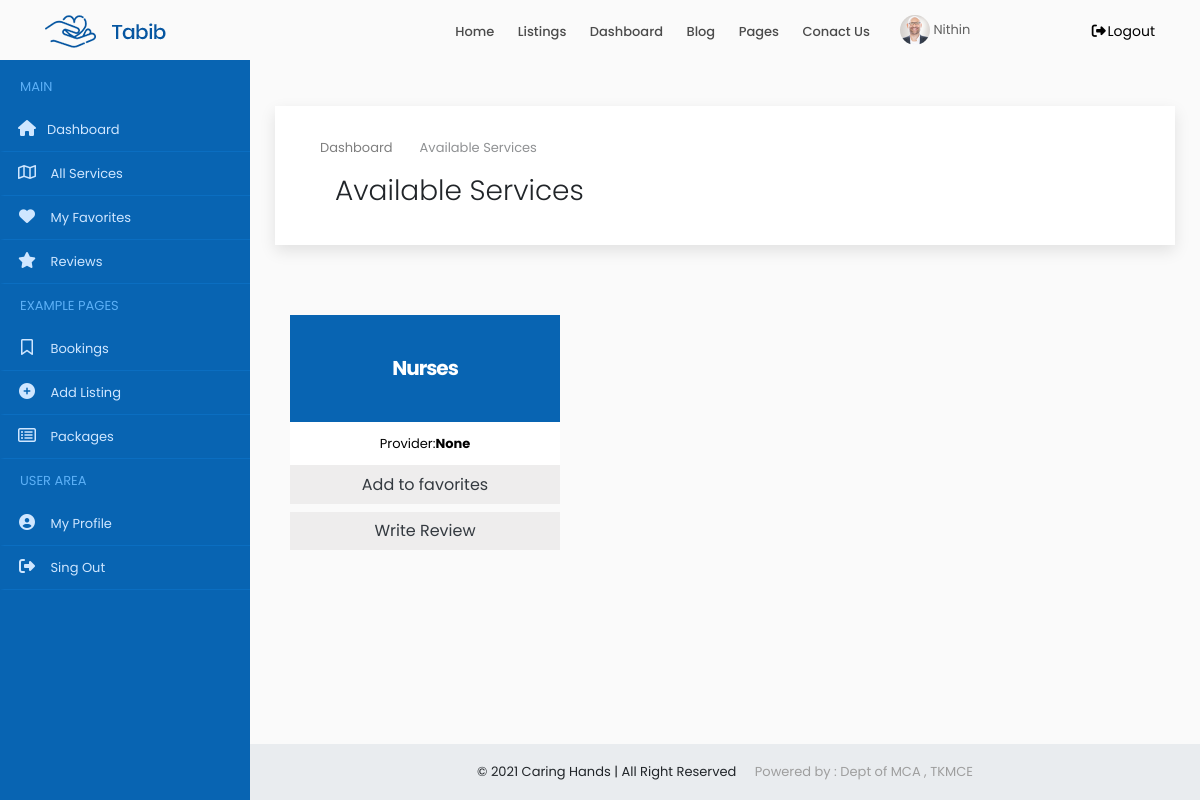
Page /user/services/ (signed in) on the earlier database version.
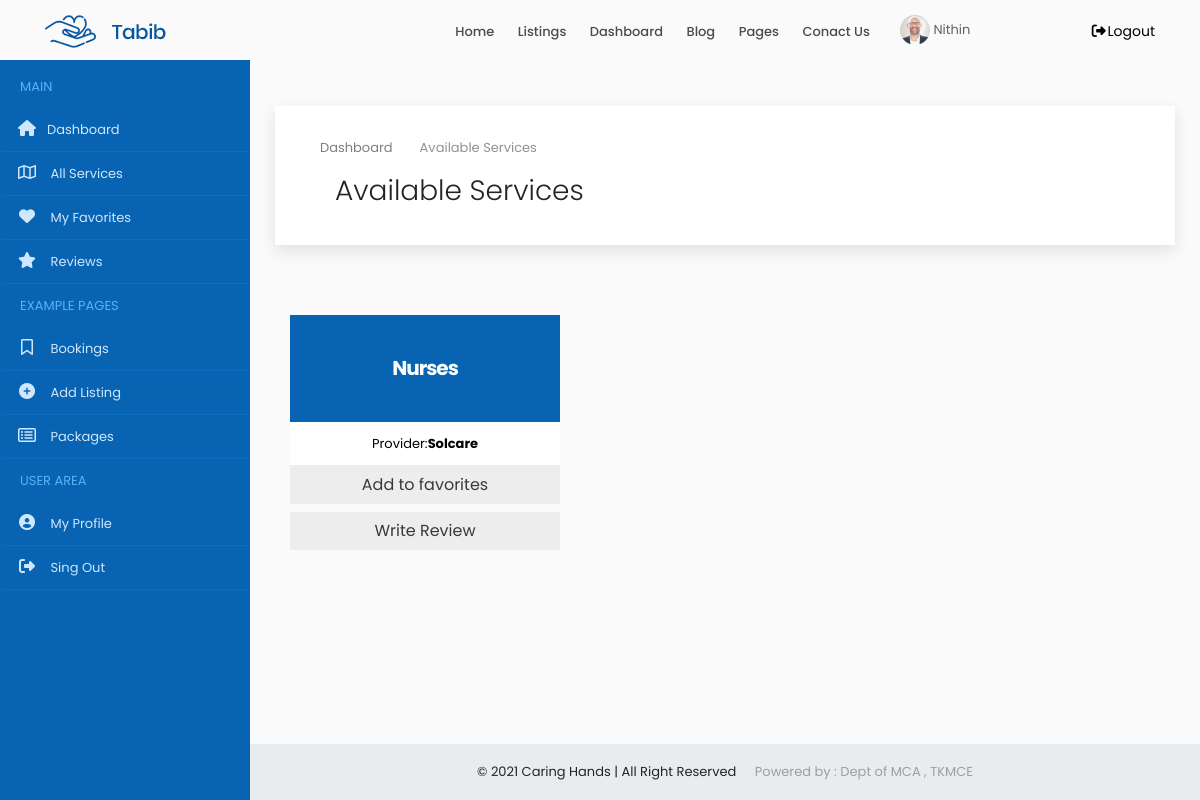
Same page on the later database version.
### accounts/models.py (models this page shows, shortened)
class ProviderService(models.Model):
    user = models.ForeignKey(Users,on_delete=models.CASCADE,null=True, blank=True)
    service = models.ForeignKey(Service, on_delete=models.CASCADE,null=True, blank=True)
    count = models.IntegerField(null=True, blank=True)
    cost = models.IntegerField()

class Users(models.Model):
    user = models.ForeignKey(User,on_delete=models.CASCADE)
    name = models.CharField(max_length=150)
    email = models.EmailField(max_length=200,null=True, blank=True)
    organization = models.CharField(max_length=250,null=True, blank=True)
    mob = models.CharField(max_length=12)
    sex = models.CharField(max_length=10,choices=gender,default='Male')
    house = models.CharField(max_length=100,null=True, blank=True)
    street1 =models.CharField(max_length=100,null=True, blank=True)
    street2 =models.CharField(max_length=100,null=True, blank=True)
    city = models.CharField(max_length=100,null=True, blank=True)
    district = models.CharField(max_length=100,null=True, blank=True)
    state = models.CharField(max_length=100,null=True,choices=states, blank=True)
    pin = models.CharField(max_length=100,null=True,blank=True)
    age = models.IntegerField(null=True, blank=True)
    type = models.CharField(max_length=20,choices=user_type)
    approval = models.CharField(max_length=20,choices=approval_choices,default='Pending')
    document = models.FileField(upload_to='documents',null=True, blank=True)

class Service(models.Model):
    category = models.CharField(max_length=250)
    providers = models.IntegerField(null=True, blank=True)
    users = models.IntegerField(null=True, blank=True)

### accounts/views.py (the view)
# urls.py: path('user/services/',PublicService.as_view(), name='user_services'),
class PublicService(View):
    def get(self, request):
        x= UserCheck(request)
        if x == True:
            user = request.user
            account = Users.objects.get(user=user)
            services = ProviderService.objects.all()
            products = SubProduct.objects.all()
            context = {'account': account,'services': services,'products':products}
            return render(request, 'user/services.html',context)
        else:
            return redirect('home')

### accounts/functions.py (called while the page is built)
def UserCheck(request):
    user = request.user
    if user.is_authenticated:
        try:
            u = Users.objects.get(user=user)
            if u.type == 'public':
                return (True)
            else:
                return (False)
        except:
            return (False)
    else:
        return (False)

### accounts/templates/user/services.html (shortened to what this page needs)
{% extends 'common/dashboard_main.html' %}
{% load static %}
{% block content %}
{% include 'common/header.html' %}
{% include 'user/sidenav.html' %}
<div class="content-wrapper">
<div class="container-fluid overflow-hidden">
    <div class="row margin-tb-90px margin-lr-10px sm-mrl-0px">
        <div id="page-title" class="padding-30px background-white full-width box-shadow">
            <div class="container">
                <ol class="breadcrumb opacity-5">
                    <li><a href="{% url 'home' %}">Dashboard</a></li>
                    <li class="active">Available Services</li>
                </ol>
                <div class="container-fluid">
                    <div class="row">
                        <div class="col-6">
                            <h1 class="font-weight-300">Available Services</h1>
                        </div>
                        <div class="col-6">
                        </div>
                    </div>
                </div>
            </div>
        </div>
        <div class="container-fluid">
            <div class="row" style="margin-top:40px">
                {% for i in services %}
                <div class="col-lg-4 col-md-4  col-sm-6 sm-mb-40px wow fadeInUp" data-wow-delay="0.2s" style="visibility: visible; animation-delay: 0.2s; animation-name: fadeInUp;margin-top: 30px;">
                    <a href="#" data-toggle="modal" data-target="#addservice_{{i.id}}">
                        <div class="pricing hover-effect">
                            <div class="pricing-head text-center">
                                <h3 class="font-weight-700 padding-40px background-main-color margin-0px text-white">
                                    <span class=" z-index-2 position-relative d-block">{{i.service.category|title}}
                                    </span>
                                </h3>
                            </div>
                            <ul class="pricing-content text-center list-unstyled background-white">
                                <li>Provider:<strong>{{i.user.organization}}</strong></li>
                            </ul>
                            <div class="pricing-footer">
                                <a href="{% url 'add_to_fav_service' i.id %}" class="btn btn-block background-grey-1 text-dark rounded-0">Add to favorites</a>
                                <a href="{% url 'write_review' i.id %}" class="btn btn-block background-grey-1 text-dark rounded-0">Write Review</a>
                            </div>
                        </div>
                    </a>
                </div>
                {% empty %}
                <div class="alert alert-danger  margin-bottom-35px border-radius-10 padding-30px">
                    <strong>OOPS!</strong> No Services found
                    <hr>
                    <p class="margin-0px">If you feel this is a error please contact the service provider.</p>
                </div>
                {% endfor %}
            </div>
        </div>
    </div>
</div>
{% include 'common/small_footer.html' %}
</div>
{% endblock %}

Differences in the rows shown:
changed through a linked row, ProviderService "Nurses": user.organization "None" → "Solcare"
